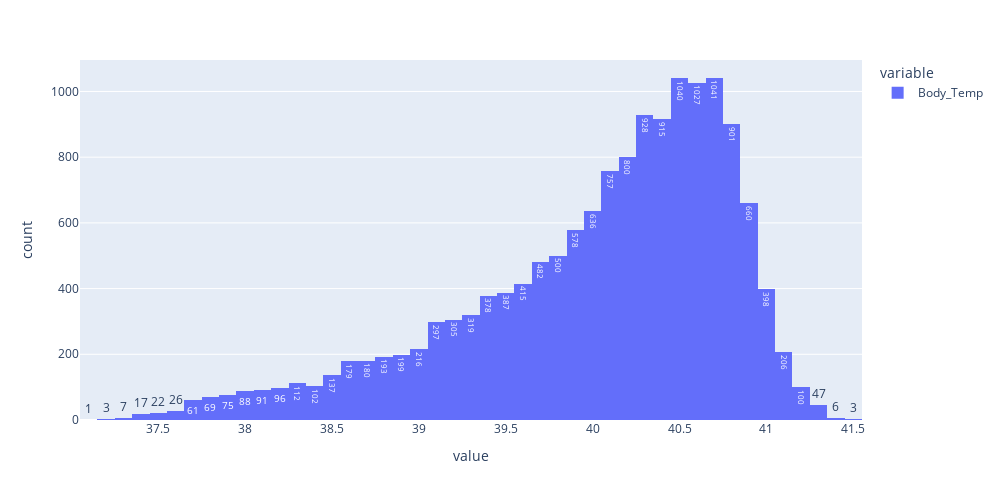

Notebook code cell kept with this figure:
### Code cell
px.histogram(df['Body_Temp'], width=1000, height=500, text_auto=True)

### Figure 1 — Plotly figure (JSON) as saved in the notebook; plotly's stock layout.template omitted (floating-point values rounded to 4 significant figures; data arrays with more than 128 entries replaced by an {"elided": "..."} marker saying what was removed)
{"data": [{"alignmentgroup": "True", "bingroup": "x", "hovertemplate": "variable=Body_Temp<br>value=%{x}<br>count=%{y}<extra></extra>", "legendgroup": "Body_Temp", "marker": {"color": "#636efa", "pattern": {"shape": ""}}, "name": "Body_Temp", "offsetgroup": "Body_Temp", "orientation": "v", "showlegend": true, "texttemplate": "%{value}", "type": "histogram", "x": {"elided": "15000 float values"}, "xaxis": "x", "yaxis": "y"}], "layout": {"barmode": "relative", "height": 500, "legend": {"title": {"text": "variable"}, "tracegroupgap": 0}, "margin": {"t": 60}, "width": 1000, "xaxis": {"anchor": "y", "autorange": true, "domain": [0, 1], "range": [37.05, 41.55], "title": {"text": "value"}, "type": "linear"}, "yaxis": {"anchor": "x", "autorange": true, "domain": [0, 1], "range": [0, 1096.0], "title": {"text": "count"}}}}
